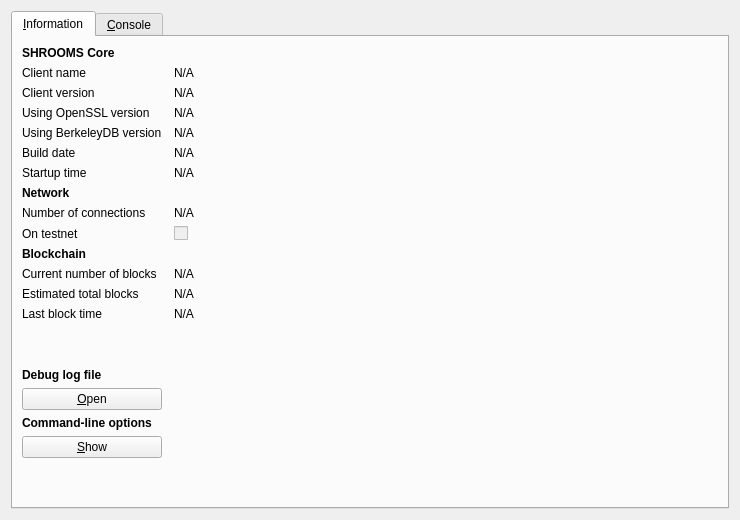
<?xml version="1.0" encoding="UTF-8"?>
<ui version="4.0">
 <class>RPCConsole</class>
 <widget class="QDialog" name="RPCConsole">
  <property name="geometry">
   <rect>
    <x>0</x>
    <y>0</y>
    <width>740</width>
    <height>520</height>
   </rect>
  </property>
  <property name="windowTitle">
   <string>SHROOMS - Debug window</string>
  </property>
  <layout class="QVBoxLayout" name="verticalLayout_2">
   <item>
    <widget class="QTabWidget" name="tabWidget">
     <property name="currentIndex">
      <number>0</number>
     </property>
     <widget class="QWidget" name="tab_info">
      <attribute name="title">
       <string>&amp;Information</string>
      </attribute>
      <layout class="QGridLayout" name="gridLayout" columnstretch="0,1">
       <property name="horizontalSpacing">
        <number>12</number>
       </property>
       <item row="0" column="0">
        <widget class="QLabel" name="label_9">
         <property name="font">
          <font>
           <weight>75</weight>
           <bold>true</bold>
          </font>
         </property>
         <property name="text">
          <string>SHROOMS Core</string>
         </property>
        </widget>
       </item>
       <item row="1" column="0">
        <widget class="QLabel" name="label_5">
         <property name="text">
          <string>Client name</string>
         </property>
        </widget>
       </item>
       <item row="1" column="1">
        <widget class="QLabel" name="clientName">
         <property name="cursor">
          <cursorShape>IBeamCursor</cursorShape>
         </property>
         <property name="text">
          <string>N/A</string>
         </property>
         <property name="textFormat">
          <enum>Qt::PlainText</enum>
         </property>
         <property name="textInteractionFlags">
          <set>Qt::LinksAccessibleByMouse|Qt::TextSelectableByKeyboard|Qt::TextSelectableByMouse</set>
         </property>
        </widget>
       </item>
       <item row="2" column="0">
        <widget class="QLabel" name="label_6">
         <property name="text">
          <string>Client version</string>
         </property>
        </widget>
       </item>
       <item row="2" column="1">
        <widget class="QLabel" name="clientVersion">
         <property name="cursor">
          <cursorShape>IBeamCursor</cursorShape>
         </property>
         <property name="text">
          <string>N/A</string>
         </property>
         <property name="textFormat">
          <enum>Qt::PlainText</enum>
         </property>
         <property name="textInteractionFlags">
          <set>Qt::LinksAccessibleByMouse|Qt::TextSelectableByKeyboard|Qt::TextSelectableByMouse</set>
         </property>
        </widget>
       </item>
       <item row="3" column="0">
        <widget class="QLabel" name="label_14">
         <property name="text">
          <string>Using OpenSSL version</string>
         </property>
        </widget>
       </item>
       <item row="3" column="1">
        <widget class="QLabel" name="openSSLVersion">
         <property name="cursor">
          <cursorShape>IBeamCursor</cursorShape>
         </property>
         <property name="text">
          <string>N/A</string>
         </property>
         <property name="textFormat">
          <enum>Qt::PlainText</enum>
         </property>
         <property name="textInteractionFlags">
          <set>Qt::LinksAccessibleByMouse|Qt::TextSelectableByKeyboard|Qt::TextSelectableByMouse</set>
         </property>
        </widget>
       </item>
       <item row="4" column="0">
        <widget class="QLabel" name="label_bdb">
         <property name="text">
          <string>Using BerkeleyDB version</string>
         </property>
        </widget>
       </item>
       <item row="4" column="1">
        <widget class="QLabel" name="dbVersion">
         <property name="cursor">
          <cursorShape>IBeamCursor</cursorShape>
         </property>
         <property name="text">
          <string>N/A</string>
         </property>
         <property name="textFormat">
          <enum>Qt::PlainText</enum>
         </property>
         <property name="textInteractionFlags">
          <set>Qt::LinksAccessibleByMouse|Qt::TextSelectableByKeyboard|Qt::TextSelectableByMouse</set>
         </property>
        </widget>
       </item>
       <item row="5" column="0">
        <widget class="QLabel" name="label_12">
         <property name="text">
          <string>Build date</string>
         </property>
        </widget>
       </item>
       <item row="5" column="1">
        <widget class="QLabel" name="buildDate">
         <property name="cursor">
          <cursorShape>IBeamCursor</cursorShape>
         </property>
         <property name="text">
          <string>N/A</string>
         </property>
         <property name="textFormat">
          <enum>Qt::PlainText</enum>
         </property>
         <property name="textInteractionFlags">
          <set>Qt::LinksAccessibleByMouse|Qt::TextSelectableByKeyboard|Qt::TextSelectableByMouse</set>
         </property>
        </widget>
       </item>
       <item row="6" column="0">
        <widget class="QLabel" name="label_13">
         <property name="text">
          <string>Startup time</string>
         </property>
        </widget>
       </item>
       <item row="6" column="1">
        <widget class="QLabel" name="startupTime">
         <property name="cursor">
          <cursorShape>IBeamCursor</cursorShape>
         </property>
         <property name="text">
          <string>N/A</string>
         </property>
         <property name="textFormat">
          <enum>Qt::PlainText</enum>
         </property>
         <property name="textInteractionFlags">
          <set>Qt::LinksAccessibleByMouse|Qt::TextSelectableByKeyboard|Qt::TextSelectableByMouse</set>
         </property>
        </widget>
       </item>
       <item row="7" column="0">
        <widget class="QLabel" name="label_11">
         <property name="font">
          <font>
           <weight>75</weight>
           <bold>true</bold>
          </font>
         </property>
         <property name="text">
          <string>Network</string>
         </property>
        </widget>
       </item>
       <item row="8" column="0">
        <widget class="QLabel" name="label_7">
         <property name="text">
          <string>Number of connections</string>
         </property>
        </widget>
       </item>
       <item row="8" column="1">
        <widget class="QLabel" name="numberOfConnections">
         <property name="cursor">
          <cursorShape>IBeamCursor</cursorShape>
         </property>
         <property name="text">
          <string>N/A</string>
         </property>
         <property name="textFormat">
          <enum>Qt::PlainText</enum>
         </property>
         <property name="textInteractionFlags">
          <set>Qt::LinksAccessibleByMouse|Qt::TextSelectableByKeyboard|Qt::TextSelectableByMouse</set>
         </property>
        </widget>
       </item>
       <item row="9" column="0">
        <widget class="QLabel" name="label_8">
         <property name="text">
          <string>On testnet</string>
         </property>
        </widget>
       </item>
       <item row="9" column="1">
        <widget class="QCheckBox" name="isTestNet">
         <property name="enabled">
          <bool>false</bool>
         </property>
         <property name="text">
          <string/>
         </property>
        </widget>
       </item>
       <item row="10" column="0">
        <widget class="QLabel" name="label_10">
         <property name="font">
          <font>
           <weight>75</weight>
           <bold>true</bold>
          </font>
         </property>
         <property name="text">
          <string>Blockchain</string>
         </property>
        </widget>
       </item>
       <item row="11" column="0">
        <widget class="QLabel" name="label_3">
         <property name="text">
          <string>Current number of blocks</string>
         </property>
        </widget>
       </item>
       <item row="11" column="1">
        <widget class="QLabel" name="numberOfBlocks">
         <property name="cursor">
          <cursorShape>IBeamCursor</cursorShape>
         </property>
         <property name="text">
          <string>N/A</string>
         </property>
         <property name="textFormat">
          <enum>Qt::PlainText</enum>
         </property>
         <property name="textInteractionFlags">
          <set>Qt::LinksAccessibleByMouse|Qt::TextSelectableByKeyboard|Qt::TextSelectableByMouse</set>
         </property>
        </widget>
       </item>
       <item row="12" column="0">
        <widget class="QLabel" name="label_4">
         <property name="text">
          <string>Estimated total blocks</string>
         </property>
        </widget>
       </item>
       <item row="12" column="1">
        <widget class="QLabel" name="totalBlocks">
         <property name="cursor">
          <cursorShape>IBeamCursor</cursorShape>
         </property>
         <property name="text">
          <string>N/A</string>
         </property>
         <property name="textFormat">
          <enum>Qt::PlainText</enum>
         </property>
         <property name="textInteractionFlags">
          <set>Qt::LinksAccessibleByMouse|Qt::TextSelectableByKeyboard|Qt::TextSelectableByMouse</set>
         </property>
        </widget>
       </item>
       <item row="13" column="0">
        <widget class="QLabel" name="label_2">
         <property name="text">
          <string>Last block time</string>
         </property>
        </widget>
       </item>
       <item row="13" column="1">
        <widget class="QLabel" name="lastBlockTime">
         <property name="cursor">
          <cursorShape>IBeamCursor</cursorShape>
         </property>
         <property name="text">
          <string>N/A</string>
         </property>
         <property name="textFormat">
          <enum>Qt::PlainText</enum>
         </property>
         <property name="textInteractionFlags">
          <set>Qt::LinksAccessibleByMouse|Qt::TextSelectableByKeyboard|Qt::TextSelectableByMouse</set>
         </property>
        </widget>
       </item>
       <item row="14" column="0">
        <spacer name="verticalSpacer_2">
         <property name="orientation">
          <enum>Qt::Vertical</enum>
         </property>
         <property name="sizeHint" stdset="0">
          <size>
           <width>20</width>
           <height>20</height>
          </size>
         </property>
        </spacer>
       </item>
       <item row="15" column="0">
        <widget class="QLabel" name="labelDebugLogfile">
         <property name="font">
          <font>
           <weight>75</weight>
           <bold>true</bold>
          </font>
         </property>
         <property name="text">
          <string>Debug log file</string>
         </property>
        </widget>
       </item>
       <item row="16" column="0">
        <widget class="QPushButton" name="openDebugLogfileButton">
         <property name="toolTip">
          <string>Open the SHROOMS debug log file from the current data directory. This can take a few seconds for large log files.</string>
         </property>
         <property name="text">
          <string>&amp;Open</string>
         </property>
         <property name="autoDefault">
          <bool>false</bool>
         </property>
        </widget>
       </item>
       <item row="17" column="0">
        <widget class="QLabel" name="labelCLOptions">
         <property name="font">
          <font>
           <weight>75</weight>
           <bold>true</bold>
          </font>
         </property>
         <property name="text">
          <string>Command-line options</string>
         </property>
        </widget>
       </item>
       <item row="18" column="0">
        <widget class="QPushButton" name="showCLOptionsButton">
         <property name="toolTip">
          <string>Show the SHROOMS-Qt help message to get a list with possible SHROOMS command-line options.</string>
         </property>
         <property name="text">
          <string>&amp;Show</string>
         </property>
         <property name="autoDefault">
          <bool>false</bool>
         </property>
        </widget>
       </item>
       <item row="19" column="0">
        <spacer name="verticalSpacer">
         <property name="orientation">
          <enum>Qt::Vertical</enum>
         </property>
         <property name="sizeHint" stdset="0">
          <size>
           <width>20</width>
           <height>40</height>
          </size>
         </property>
        </spacer>
       </item>
      </layout>
     </widget>
     <widget class="QWidget" name="tab_console">
      <attribute name="title">
       <string>&amp;Console</string>
      </attribute>
      <layout class="QVBoxLayout" name="verticalLayout_3">
       <property name="spacing">
        <number>3</number>
       </property>
       <item>
        <widget class="QTextEdit" name="messagesWidget">
         <property name="minimumSize">
          <size>
           <width>0</width>
           <height>100</height>
          </size>
         </property>
         <property name="readOnly">
          <bool>true</bool>
         </property>
         <property name="tabKeyNavigation" stdset="0">
          <bool>false</bool>
         </property>
         <property name="columnCount" stdset="0">
          <number>2</number>
         </property>
        </widget>
       </item>
       <item>
        <layout class="QHBoxLayout" name="horizontalLayout">
         <property name="spacing">
          <number>3</number>
         </property>
         <item>
          <widget class="QLabel" name="label">
           <property name="text">
            <string notr="true">&gt;</string>
           </property>
          </widget>
         </item>
         <item>
          <widget class="QLineEdit" name="lineEdit"/>
         </item>
         <item>
          <widget class="QPushButton" name="clearButton">
           <property name="maximumSize">
            <size>
             <width>24</width>
             <height>24</height>
            </size>
           </property>
           <property name="toolTip">
            <string>Clear console</string>
           </property>
           <property name="text">
            <string/>
           </property>
           <property name="icon">
            <iconset resource="../bitcoin.qrc">
             <normaloff>:/icons/remove</normaloff>:/icons/remove</iconset>
           </property>
           <property name="shortcut">
            <string notr="true">Ctrl+L</string>
           </property>
           <property name="autoDefault">
            <bool>false</bool>
           </property>
          </widget>
         </item>
        </layout>
       </item>
      </layout>
     </widget>
    </widget>
   </item>
  </layout>
 </widget>
 <resources>
  <include location="../bitcoin.qrc"/>
 </resources>
 <connections/>
</ui>
